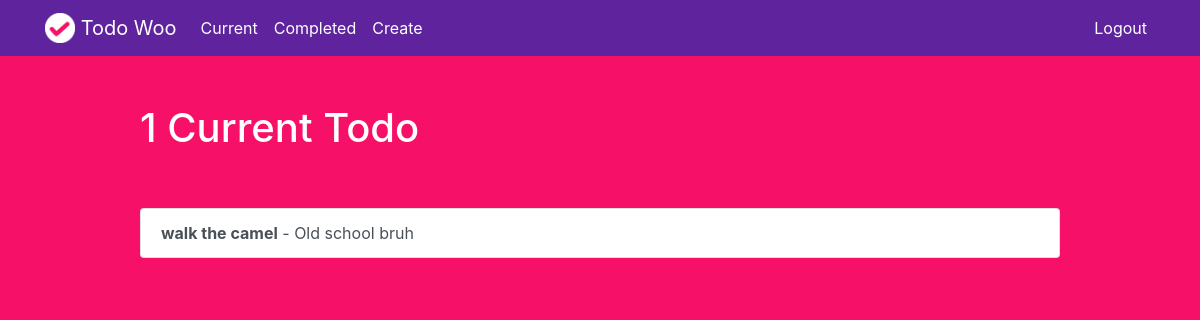
The page /current/ (signed in) on the database as committed earlier.
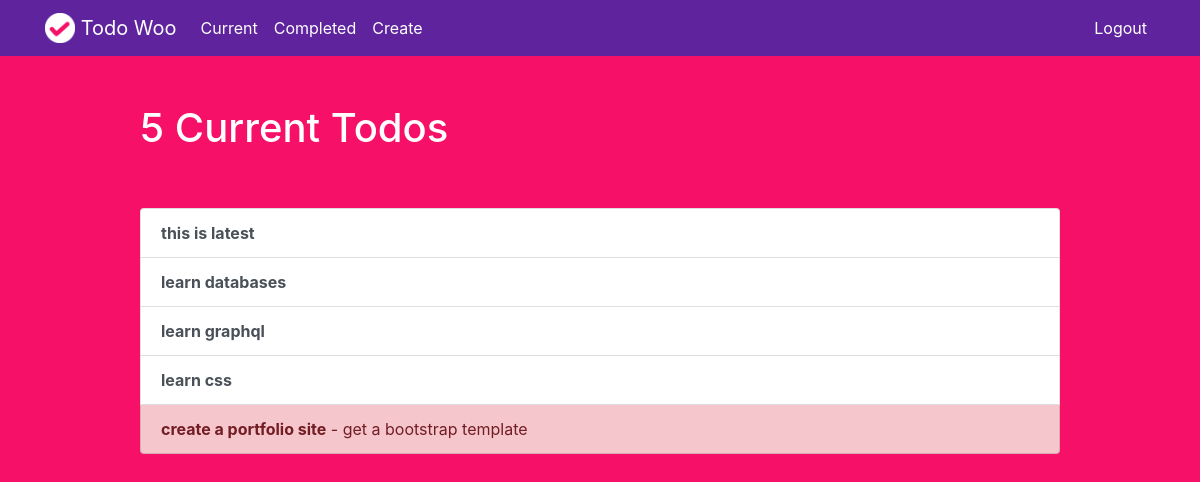
The same page on the database as committed later.
### todo/models.py (models this page shows, shortened)
class Todo(models.Model):
    title =         models.CharField(max_length=100)
    memo =          models.TextField(blank=True)
    created =       models.DateTimeField(auto_now_add=True)
    datecomplete =  models.DateTimeField(null=True, blank=True)
    important =     models.BooleanField(default=False)
    user =          models.ForeignKey(User, on_delete=models.CASCADE)

### todo/views.py (the view)
# urls.py: path('current/', views.currenttodo, name='currenttodo'),
@login_required
def currenttodo(request):
    todos = Todo.objects.filter(user=request.user, datecomplete__isnull=True).order_by('-created')
    return render(request, 'todo/currenttodo.html', {'todos': todos})

### todo/templates/todo/currenttodo.html
{% extends "todo/base.html" %}
{% block content %}
    <div class="row justify-content-center mt-5">
        <div class="col-md-10">
            {% if todos %}
                 <h1>{{ todos.count }} Current Todo{{ todos.count|pluralize }}</h1>
            {% else %}
                           <h1>Current Todos</h1>
            {% endif %}
        </div>
    </div>
    <div class="row justify-content-center mt-5">
        <div class="col-md-10">
        {% if todos %}
            <div class="list-group">
                {% for todo in todos %}
                    <a href="{% url 'viewtodo' todo.id %}" class="list-group-item list-group-item-action{% if todo.important %} list-group-item-danger{% endif %}"><b>{{ todo.title }}</b>{% if todo.memo %} - {{ todo.memo|truncatechars:30 }}{% endif %}</a>
                {% endfor %}
            </div>
        {% else %}
            <div class="text-center">
                <h2>Looks like you don't have any todos! Nice work.</h2>
            <br>
            <a role="button" class="btn btn-primary" id="btn-cta" href="{% url 'createtodo' %}">New Todo</a>
            </div>
        {% endif %}
        </div>
    </div>
{% endblock %}

### todo/templates/todo/base.html (shortened to what this page needs)
{% load static %}
<!doctype html>
<html lang="en">
<head>
    <link rel="stylesheet" href="https://stackpath.bootstrapcdn.com/bootstrap/4.4.1/css/bootstrap.min.css">
    <link rel="stylesheet" href="{% static 'todo/custom.css' %}">
</head>
<body>
<nav class="navbar navbar-expand-md navbar-dark">
<div class="container">
    <a class="navbar-brand" href="{% url 'home' %}">
         <img src="{% static 'todo/logo.png' %}" width="30" height="30" class="d-inline-block align-top">
        <span>Todo Woo</span>
    </a>
    <div class="collapse navbar-collapse" id="navbarNav">
    {% if user.is_authenticated %}
        <ul class="navbar-nav mr-auto">
                <li class="nav-item {{ current }}">
                    <a class="nav-link" href="{% url 'currenttodo' %}">Current</a>
                </li>
                <li class="nav-item {{ completed }}">
                    <a class="nav-link" href="{% url 'completedtodo' %}">Completed</a>
                </li>
                <li class="nav-item {{ create }}">
                    <a class="nav-link" href="{% url 'createtodo' %}">Create</a>
                </li>
        </ul>
    {% endif %}
    <ul class="navbar-nav ml-auto">
            {% if user.is_authenticated %}
                <li class="nav-item">
                    <a href="#" onclick="$('#signOutBtn').click()" class="nav-link">Logout</a>
                </li>
            {% endif %}
        </ul>
    </div>
</div>
</nav>
<div class="container">
{% block content %}{% endblock %}
</div>
</body>
</html>

### todo/static/todo/custom.css (style rules this page uses)
body { background-color: #F61067; color: white; }
.navbar { background-color: #5E239D; color: white; }
.nav-link { color: white !important; }

Rows that differ between the two databases and show on the page:
no longer on this page (row edited): Todo: title "walk the camel", memo "Old school bruh", important False (drawn)
added Todo: title "this is latest"
added Todo: title "learn databases"
added Todo: title "learn graphql"
added Todo: title "learn css"
added Todo: title "create a portfolio site", memo "get a bootstrap template", important True (drawn)
Other text that changed with them:
{{ todos.count }}: "1" → "5"
